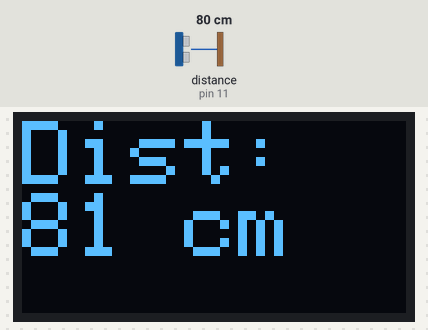
Simulated run of this sketch. Board: Arduino Uno, built with avr-gcc and run on an emulated ATmega328P. On the bench: 128×64 one-colour display. The inputs (shaded band) are chosen by the test bench; at power-on: distance to the obstacle (sensor on pin 11) 80 cm. The echo pulse lasts 58.3 µs per cm; what the sketch prints to the serial monitor is not drawn.

Above: at 1.2 s.
1.3 s: distance to the obstacle (sensor on pin 11) set to 250 cm
At 2.4 s:
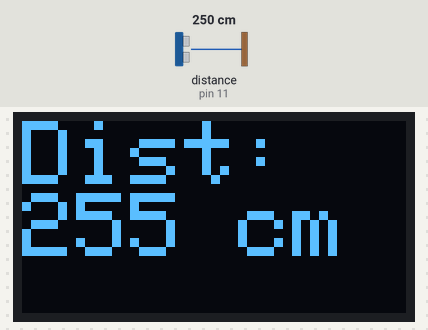
2.9 s: distance to the obstacle (sensor on pin 11) set to 2 cm
At 3.7 s:
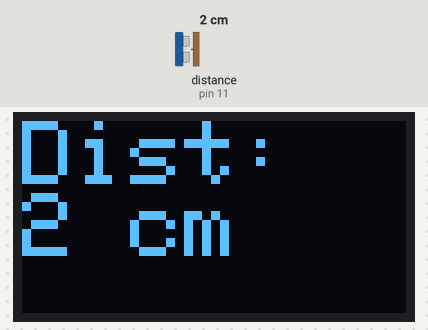
4.5 s: distance to the obstacle (sensor on pin 11) set to 4 cm
At 5.6 s:
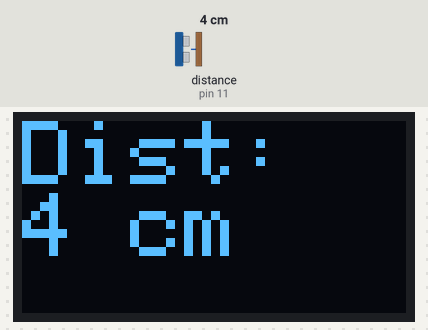
6.1 s: distance to the obstacle (sensor on pin 11) set to 60 cm
At 6.7 s:
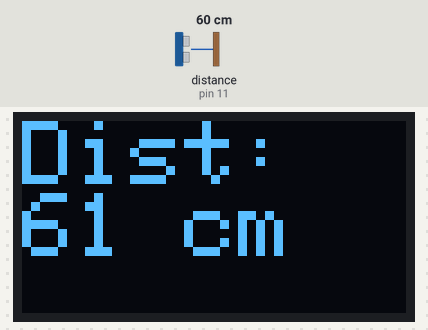
Timing chart, 0 to 8.7 s (numbered marks = the images above; inputs shaded):
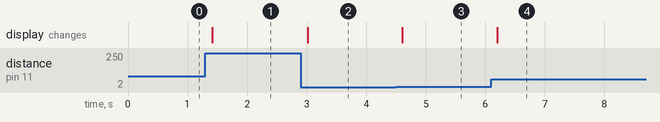

Measured:
- after the input at 1.3 s, the display: changes after 0.12 s (image 1)
- after the input at 2.9 s, the display: changes after 0.12 s (image 2)
- after the input at 4.5 s, the display: changes after 0.11 s (image 3)
- after the input at 6.1 s, the display: changes after 0.10 s (image 4)

The sketch:

IOT_BJTU.ino
```cpp
/*********************************************************************
Guigur 2016
*********************************************************************/

#include <SPI.h>
#include <Wire.h>
#include <Adafruit_Sensor.h>
#include <Adafruit_HMC5883_U.h>
#include <Adafruit_GFX.h>
#include <Adafruit_SSD1306.h>
#include <NewPing.h>

#define OLED_RESET 4
Adafruit_SSD1306 display(OLED_RESET);

#define NUMFLAKES 10
#define XPOS 0
#define YPOS 1
#define DELTAY 2

#if (SSD1306_LCDHEIGHT != 64)
#error("Height incorrect, please fix Adafruit_SSD1306.h!");
#endif

Adafruit_HMC5883_Unified mag = Adafruit_HMC5883_Unified(12345);
NewPing sonar(12, 11, 500); // trigger, echo, max

void displaySensorDetails()
{
  sensor_t sensor;
  mag.getSensor(&sensor);
  Serial.println("------------------------------------");
  Serial.print  ("Sensor:       "); Serial.println(sensor.name);
  Serial.print  ("Driver Ver:   "); Serial.println(sensor.version);
  Serial.print  ("Unique ID:    "); Serial.println(sensor.sensor_id);
  Serial.print  ("Max Value:    "); Serial.print(sensor.max_value); Serial.println(" uT");
  Serial.print  ("Min Value:    "); Serial.print(sensor.min_value); Serial.println(" uT");
  Serial.print  ("Resolution:   "); Serial.print(sensor.resolution); Serial.println(" uT");
  Serial.println("------------------------------------");
  Serial.println("");
  delay(500);
}

void setup()
{
  Serial.begin(115200);
  display.begin(SSD1306_SWITCHCAPVCC, 0x3C);  //addr on the i2c bus
  if(!mag.begin())
  {
    Serial.println("Ooops, no HMC5883 detected ... Check your wiring!");
    while(1);
  }
}

void loop()
{
  display.clearDisplay();
  display.setCursor(0,0);

  Serial.print("Distance: ");
  Serial.print(sonar.ping_cm());
  Serial.println("cm");

  display.setTextSize(3);
  display.setTextColor(WHITE);
  display.println("Dist:");
  display.print(sonar.ping_cm(), DEC);
  display.println(" cm");
  display.display();
  delay(50);
}
```
